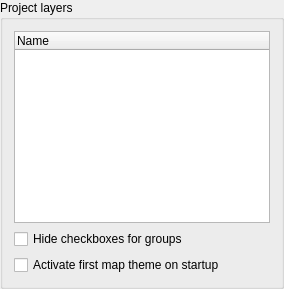
                <widget class="QGroupBox" name="gb_tree">
                 <property name="maximumSize">
                  <size>
                   <width>16777215</width>
                   <height>16777215</height>
                  </size>
                 </property>
                 <property name="title">
                  <string>Project layers</string>
                 </property>
                 <layout class="QGridLayout" name="gridLayout_15">
                  <item row="0" column="0">
                   <widget class="QTreeWidget" name="layer_tree">
                    <property name="sizePolicy">
                     <sizepolicy hsizetype="Minimum" vsizetype="Expanding">
                      <horstretch>0</horstretch>
                      <verstretch>0</verstretch>
                     </sizepolicy>
                    </property>
                    <property name="alternatingRowColors">
                     <bool>true</bool>
                    </property>
                    <property name="columnCount">
                     <number>1</number>
                    </property>
                    <attribute name="headerMinimumSectionSize">
                     <number>50</number>
                    </attribute>
                    <attribute name="headerDefaultSectionSize">
                     <number>57</number>
                    </attribute>
                    <attribute name="headerStretchLastSection">
                     <bool>true</bool>
                    </attribute>
                    <column>
                     <property name="text">
                      <string notr="true">Name</string>
                     </property>
                    </column>
                   </widget>
                  </item>
                  <item row="1" column="0">
                   <widget class="QCheckBox" name="cbHideGroupCheckbox">
                    <property name="text">
                     <string>Hide checkboxes for groups</string>
                    </property>
                   </widget>
                  </item>
                  <item row="2" column="0">
                   <widget class="QCheckBox" name="activate_first_maptheme">
                    <property name="text">
                     <string>Activate first map theme on startup</string>
                    </property>
                   </widget>
                  </item>
                 </layout>
                </widget>
